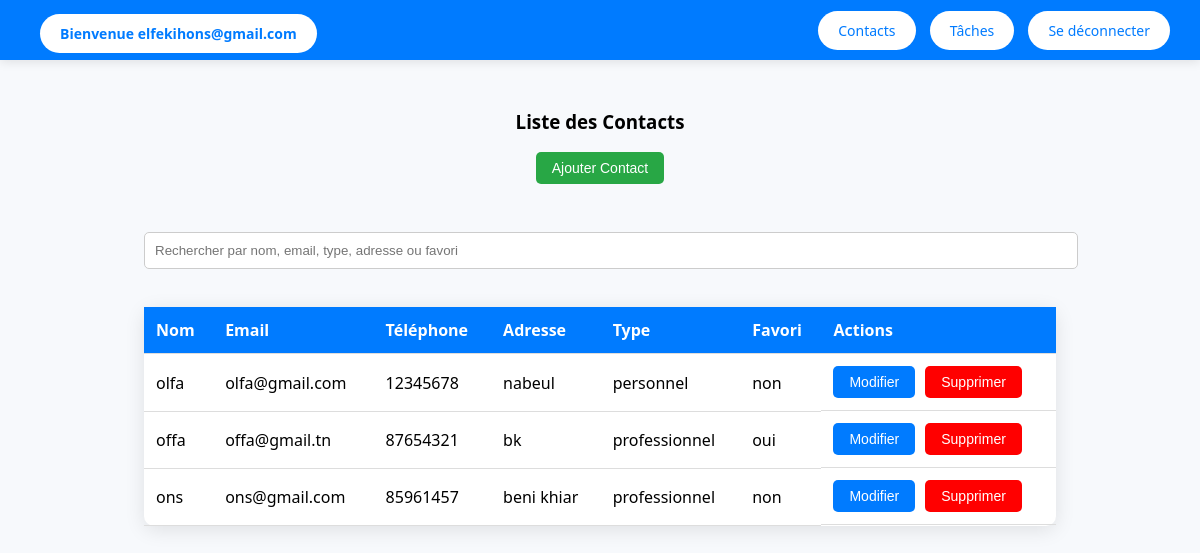
The app's page /contacts (signed in), older data.
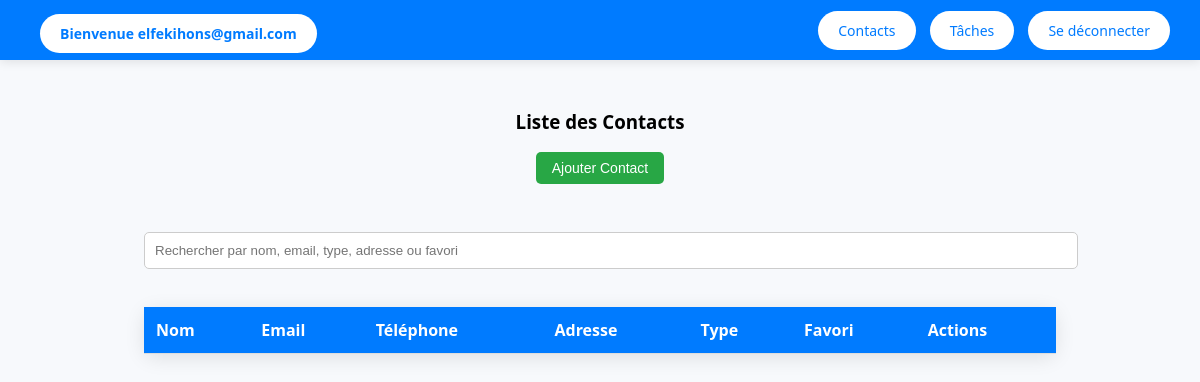
The same page, newer data.
### tables this page shows
CREATE TABLE contacts (
    idContact INTEGER PRIMARY KEY AUTOINCREMENT,
    nom TEXT NOT NULL unique,
    telephone TEXT NOT NULL unique,
    email TEXT NOT NULL unique,
    adresse TEXT,
    type TEXT CHECK(type IN ('professionnel', 'personnel')),
    favori BOOLEAN DEFAULT 0,
    idUtilisateur INTEGER,
    FOREIGN KEY (idUtilisateur) REFERENCES utilisateurs(idUtilisateur)
);

### app.py (the view)
@app.route("/contacts")
def contacts():
    if "utilisateur_id" not in session:
        return redirect("/login")
    utilisateur_id = session["utilisateur_id"]
    conn = get_db_connection()
    contacts = conn.execute(
        "SELECT * FROM contacts WHERE idUtilisateur = ?",
        (utilisateur_id,)
    ).fetchall()
    nb_personnels = conn.execute(
        "SELECT COUNT(*) FROM contacts WHERE idUtilisateur = ? AND type = 'personnel'",
        (utilisateur_id,)
    ).fetchone()[0]
    nb_professionnels = conn.execute(
        "SELECT COUNT(*) FROM contacts WHERE idUtilisateur = ? AND type = 'professionnel'",
        (utilisateur_id,)
    ).fetchone()[0]
    conn.close()
    return render_template(
        "contacts.html",
        email=session["email"],
        contacts=contacts,
        nb_contacts_personnels=nb_personnels,
        nb_contacts_professionnels=nb_professionnels,
        nb_contacts_total=nb_personnels + nb_professionnels
    )

### app.py (called while the page is built)
def get_db_connection():
    conn = sqlite3.connect("carnet_contactsN.db")
    conn.row_factory = sqlite3.Row
    return conn

### templates/contacts.html (shortened to what this page needs)
<!DOCTYPE html>
<html lang="fr">
<head>
</head>
<body>
    <div class="navbar">
        <h2><a href="/dashboard">Bienvenue {{ email }}</a></h2>
        <div>
            <a href="/contacts">Contacts</a>
            <a href="/taches">Tâches</a>
            <a href="/logout">Se déconnecter</a>
        </div>
    </div>
    <div class="main-content">
        <h3>Liste des Contacts</h3>
        <button class="btn add-contact-btn" id="addContactBtn">Ajouter Contact</button>
<div style="margin-top: 20px; width: 80%;">
    <input type="text" id="searchInput" placeholder="Rechercher par nom, email, type, adresse ou favori" style="width: 100%; padding: 10px; border-radius: 5px; border: 1px solid #ccc;">
</div>
        <table>
            <thead>
                <tr>
                    <th>Nom</th>
                    <th>Email</th>
                    <th>Téléphone</th>
                    <th>Adresse</th>
                    <th>Type</th>
                    <th>Favori</th>
                    <th>Actions</th>
                </tr>
            </thead>
            <tbody>
                {% for contact in contacts %}
                    <tr>
                        <td>{{ contact.nom }}</td>
                        <td>{{ contact.email }}</td>
                        <td>{{ contact.telephone }}</td>
                        <td>{{ contact.adresse }}</td>
                        <td>{{ contact.type }}</td>
                        <td>{{ contact.favori }}</td>
                        <td class="action-buttons">
                            <button class="btn" onclick="ouvrirFormulaireModification('{{ contact.idContact }}', '{{ contact.nom }}', '{{ contact.email }}', '{{ contact.telephone }}', '{{ contact.adresse }}', '{{ contact.type }}', '{{ contact.favori }}')">Modifier</button>
                          <button class="btn btn-danger" onclick="confirmerSuppression('{{ contact.idContact }}', '{{ contact.nom }}')">Supprimer</button>
                        </td>
                    </tr>
                {% endfor %}
            </tbody>
        </table>
    </div>
</body>
</html>

### templates/contacts.html (style rules this page uses)
body { margin: 0; font-family: 'Segoe UI', Tahoma, Geneva, Verdana, sans-serif; background-color: #f7f9fc; display: flex; height: 100vh; flex-direction: column; }
a { text-decoration: none; }
.navbar { background-color: #007bff; color: white; padding: 15px 30px; display: flex; justify-content: space-between; align-items: center; box-shadow: 0 2px 10px rgba(0, 0, 0, 0.1); }
.navbar h2 { margin: 0; font-size: 22px; }
.navbar a { background-color: #ffffff; color: #007bff; padding: 10px 20px; border-radius: 25px; transition: background-color 0.3s ease; font-size: 14px; margin-left: 10px; }
.main-content { padding: 30px; flex-grow: 1; display: flex; flex-direction: column; align-items: center; }
table { width: 80%; border-collapse: collapse; margin-top: 30px; background-color: white; border-radius: 10px; box-shadow: 0 4px 20px rgba(0, 0, 0, 0.1); }
th, td { padding: 12px; text-align: left; border-bottom: 1px solid #ddd; }
th { background-color: #007bff; color: white; }
.btn { background-color: #007bff; color: white; padding: 8px 16px; border-radius: 5px; text-align: center; cursor: pointer; font-size: 14px; border: none; transition: background-color 0.3s ease; }
.add-contact-btn { background-color: #28a745; margin-bottom: 20px; }
input[type="text"], input[type="email"], input[type="tel"] { width: 100%; padding: 12px; margin: 8px 0; border-radius: 5px; border: 1px solid #ddd; }

Row changes from the older to the newer data that the page shows:
removed contacts: nom "olfa", email "olfa@gmail.com", telephone "12345678", adresse "nabeul", type "personnel", favori "non"
removed contacts: nom "offa", email "offa@gmail.tn", telephone "87654321", adresse "bk", type "professionnel", favori "oui"
removed contacts: nom "ons", email "ons@gmail.com", telephone "85961457", adresse "beni khiar", type "professionnel", favori "non"
